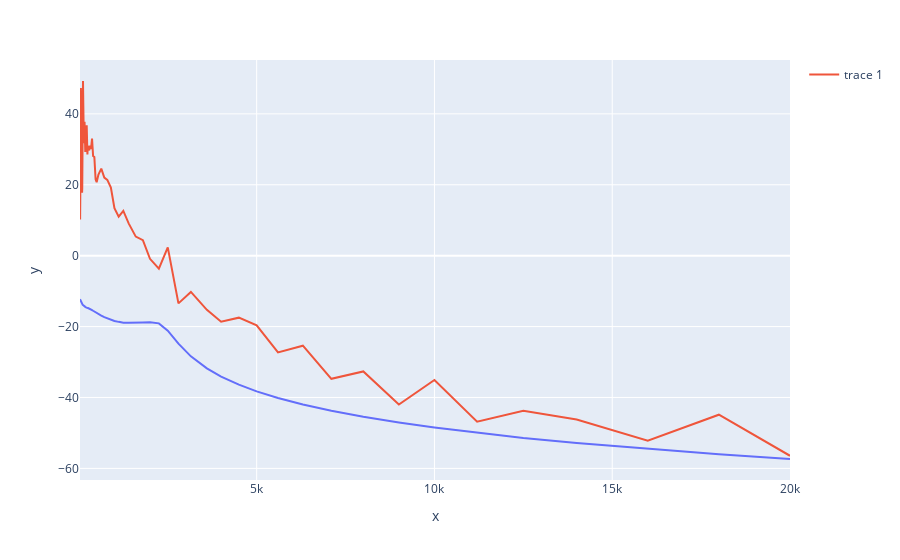

Notebook code cell kept with this figure:
### Code cell
fig = px.line(x=df['Freq'], y=10 * np.log10(f))
fig.add_scatter(x=df['Freq'], y=10* np.log10(res))
